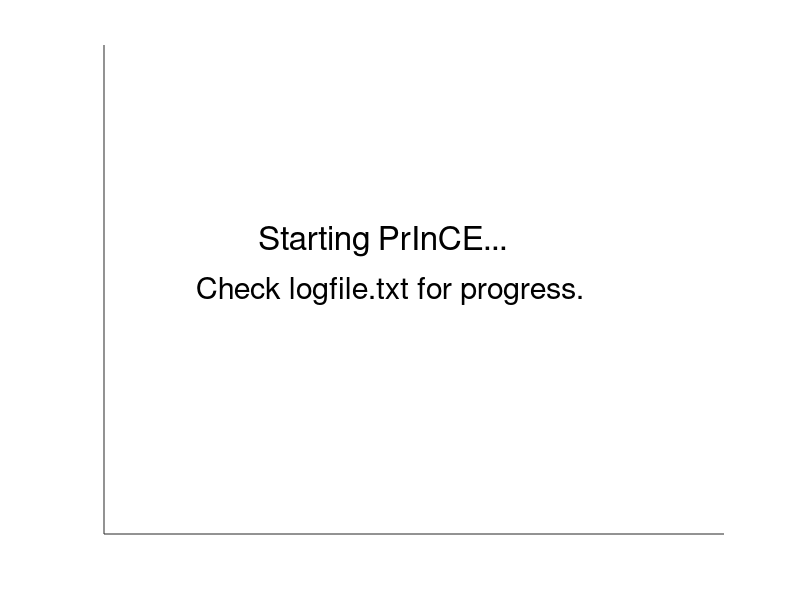

MATLAB code to generate this figure: (Note: this script raises an error after producing the figure.)
%PRINCE Master script for the PrInCE bioinformatics pipeline
%   PRINCE.m collates information about the co-fractionation experiment,
%   such as the number of fractions, replicates, and biological conditions,
%   as well the location of input data files and the reference database of
%   gold-standard protein complexes. These experimental parameters are
%   combined in the user structure, which controls the behaviour of the 5
%   PrInCE modules: GAUSSBUILD, ALIGNMENT, FOLDCHANGES, INTERACTIONS, and
%   COMPLEXES.
%
%   Correct formatting of experiment information is confirmed by the
%   function CLEANUSER.
%
%   See https://github.com/fosterlab/PRInCE for use instructions.
%
%   See also GAUSSBUILD, ALIGNMENT, FOLDCHANGES, INTERACTIONS, COMPLEXES, CLEANUSER.


clear user
%%%%%%%%%%%%%%%%%%%%%%%%%%%%%%%%%%%%%%%%%%%%%%%%%%%%%%%%%%%%%%%%%%%%%%%%%%%%%%%%%%%%%%%
%% User settings
%%%%%%%%%%%%%%%%%%%%%%%%%%%%%%%%%%%%%%%%%%%%%%%%%%%%%%%%%%%%%%%%%%%%%%%%%%%%%%%%%%%%%%%

% Display feedback figure
figure(101)
axis([0 1 0 1])
text(.25,.6,'Starting PrInCE...', 'fontsize',24)
text(.15,.5,'Check logfile.txt for progress.','fontsize',22)
set(gca,'xtick',[],'ytick',[])
set(gcf,'units','normalized','position',[.3 .3 .3 .3])

user.maindir = [pwd '/'];
% Add Code and Functions to path
if ~isdeployed
  f1 = [user.maindir 'Code'];
  f2 = [user.maindir 'Code/Functions'];
  addpath(f1,f2)
end
user = readExperimentFile(user);

% Confirm 'user' is properly formatted
user = cleanuser(user);

% Confirm input files are properly formatted
standardinput(user);

% Save 'user'
save([user.maindir 'userconfig.mat'],'user')



%%%%%%%%%%%%%%%%%%%%%%%%%%%%%%%%%%%%%%%%%%%%%%%%%%%%%%%%%%%%%%%%%%%%%%%%%%%%%%%%%%%%%%%
%% Run code
%%%%%%%%%%%%%%%%%%%%%%%%%%%%%%%%%%%%%%%%%%%%%%%%%%%%%%%%%%%%%%%%%%%%%%%%%%%%%%%%%%%%%%%

GaussBuild
Alignment
FoldChanges
Interactions
Complexes
